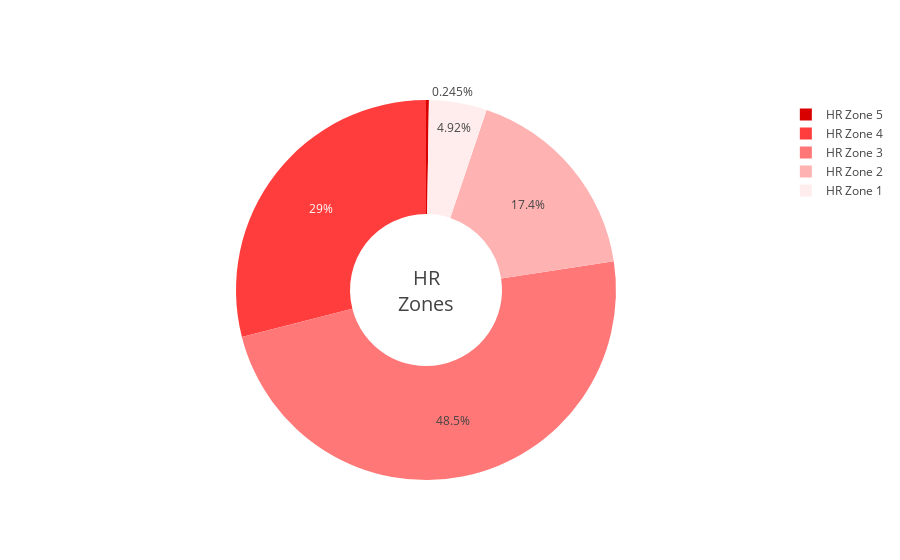

Write notebook code for a chart like this one.
### Code cell
# Plot the fraction of time spend in various HR zones
zones = pd.melt(sessions, id_vars=["start_time"], value_vars=["time_in_hr_zone1", 
                                                              "time_in_hr_zone2", 
                                                              "time_in_hr_zone3",
                                                              "time_in_hr_zone4",
                                                              "time_in_hr_zone5"])


zgpby = zones.groupby(by="variable").value.sum()
zgpby = zgpby/zgpby.sum()
zgpby = zgpby.sort_index(ascending=False)
colors = ["#d90000", "#ff3d3d", "#ff7777", "#ffb2b2", "#ffeded"]

# Rename hr zone values
zgpby = zgpby.rename(lambda x: x.replace("time_in_hr_zone", "HR Zone ") ,axis="index")

trace = go.Pie(
    values = zgpby,
    labels = zgpby.index,
    name = "HR Zones",
    hoverinfo = "label+name+percent",
    hole = .4 ,
    marker = dict(colors=colors),
    sort = False
)

layout = go.Layout(
    annotations = [dict(
        font={"size": 20},
        showarrow=False,
        text="HR<br>Zones",
        x=.5,
        y=.5
    )]
)

data = [trace]

fig = go.Figure(data=data, layout=layout)
py.iplot(fig, filename="hr_zones")

### Figure 1 — Plotly figure (JSON) as saved in the notebook; plotly's stock layout.template omitted (floating-point values rounded to 4 significant figures)
{"data": [{"hole": 0.4, "hoverinfo": "label+name+percent", "labels": ["HR Zone 5", "HR Zone 4", "HR Zone 3", "HR Zone 2", "HR Zone 1"], "marker": {"colors": ["#d90000", "#ff3d3d", "#ff7777", "#ffb2b2", "#ffeded"]}, "name": "HR Zones", "sort": false, "type": "pie", "uid": "c7eed97e-863f-11e8-8740-dca904908257", "values": [0.002455, 0.2897, 0.4846, 0.1741, 0.04921]}], "layout": {"annotations": [{"font": {"size": 20}, "showarrow": false, "text": "HR<br>Zones", "x": 0.5, "y": 0.5}]}}
